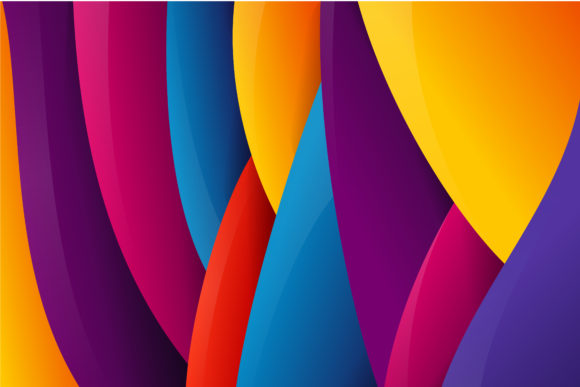
#> input picture Example.png, 580 x 387 px
$ python SciPyDelaunayRedux.py
#> lines starting #> are read from the running program, lines starting #| are printed output that depends on the picture
from scipy.spatial import Delaunay
import numpy as np
import random
from PIL import Image
from PIL import ImageDraw

class Triangles:
    def __init__(self, refImg, numPoints):
#> called with refImg = 'Example.png', numPoints = 200
        self.refImg = refImg
        self.refImg = Image.open(refImg)
#> self.refImg is the input picture: PIL image 580x387 RGB; mean R, G, B 140.3, 69.3, 80.6
        self.w, self.h = self.refImg.size
#> self.w = 580; self.h = 387

        # Create some points randomly
        self.p = self._initPoints(numPoints)

        # Triangluate them
        self.tri = Delaunay(self.p)

        # print("Points: ", self.p)                  # Generated points w/ numpy
        # print("DPoints: ", self.tri.points)        # Scipy.Delaunay's points, identical to above
        # print("Simplices: ", self.tri.simplices)   # Object's indexed indices from tri.points

        self.simplexPoints = self._getSimplexPoints(self.tri)

        # print(l)          # List of simplices
        # print(l[0])       # A simplex
        # print(l[0][0])    # A point

    def __exit__(self, exc_type, exc_val, exc_tb): # How do python destructors work again?
        self.refImg.close()

    def triangulateImage(self):
        with Image.new("RGB", self.refImg.size, (0,0,0)) as newImg:
#> newImg: PIL image 580x387 RGB; every value is 0
            draw = ImageDraw.Draw(newImg)
            self._drawPolygons(self.simplexPoints, draw)
#> the loop in _drawPolygons, `for simplex in points:` made 397 passes
#> color on passes 1 to 3: (13, 84, 146), (83, 51, 160), (48, 6, 54)
            newImg.save("Output.png", "BMP")
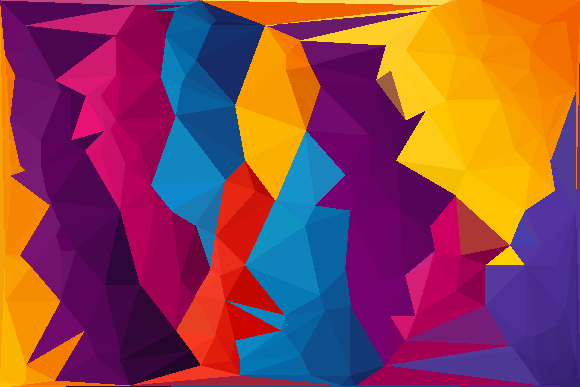
#> saved as Output.png: PIL image 580x387 RGB; mean R, G, B 139.2, 69.3, 80.7

    def _getSimplexPoints(self, triangle):  # Because the triangle object only stores indices for some reason
        return [(
            tuple(triangle.points[simplex[0]]),
            tuple(triangle.points[simplex[1]]),
            tuple(triangle.points[simplex[2]])
        ) for simplex in triangle.simplices]

    def _calculateTriangleCenter(self, simplex):
        return (
            (simplex[0][0] + simplex[1][0] + simplex[2][0]) / 3,
            (simplex[0][1] + simplex[1][1] + simplex[2][1]) / 3
        )

    def _drawPolygons(self, points, draw): #
        for simplex in points:
            centerPixel = self._calculateTriangleCenter(simplex)
            color = self.refImg.getpixel(centerPixel)
            draw.polygon(simplex, fill=color, outline=color)

    def _initPoints(self, num):
        p = np.array([[0, 0], [0, self.h], [self.w, 0], [self.w, self.h]])  # Includes 4 corners
        for i in range(num):  # Randomize the points on a plane
            x = random.choice(range(0, self.w, 5))
            y = random.choice(range(0, self.h, 5))
            p = np.vstack([p, [x, y]])
        return p

a = Triangles("Example.png", 200)
a.triangulateImage()

$ run again, with Valve.png copied over Example.png
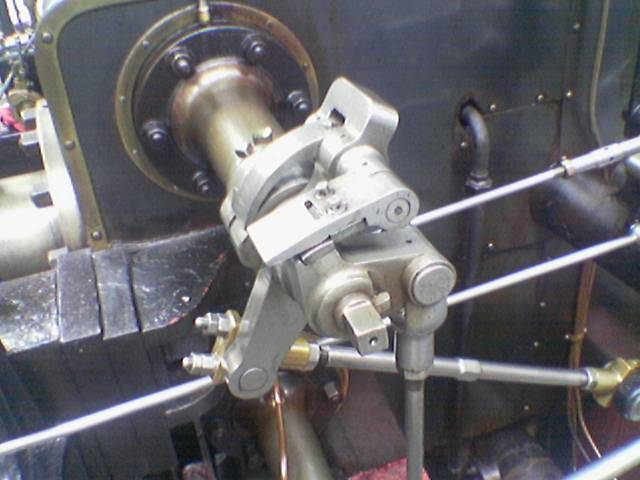
#> input picture Valve.png, 640 x 480 px
#> in __init__, self.refImg is the input picture: PIL image 640x480 RGB; mean R, G, B 106.3, 104.8, 108.9
#> newImg: PIL image 640x480 RGB; every value is 0
#> the loop in _drawPolygons, `for simplex in points:` made 393 passes
#> color on passes 1 to 3: (96, 94, 99), (87, 86, 100), (90, 92, 107)
#> in triangulateImage, `newImg.save("Output.png", "BMP")`:
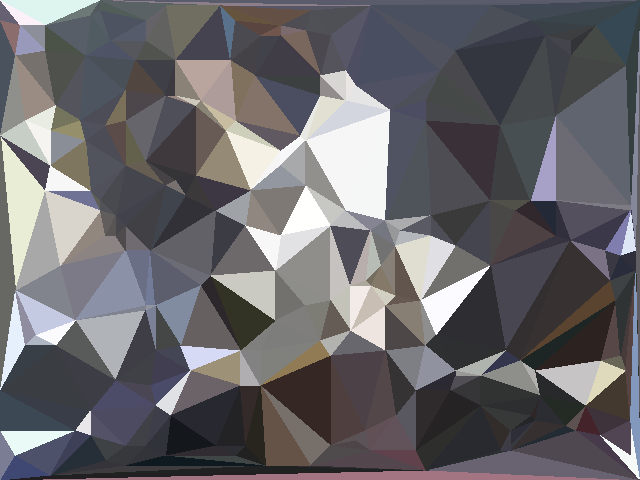
#> saved as Output.png: PIL image 640x480 RGB; mean R, G, B 104.7, 103.1, 107

$ run again, with FakeFace.jpg saved as Example.png
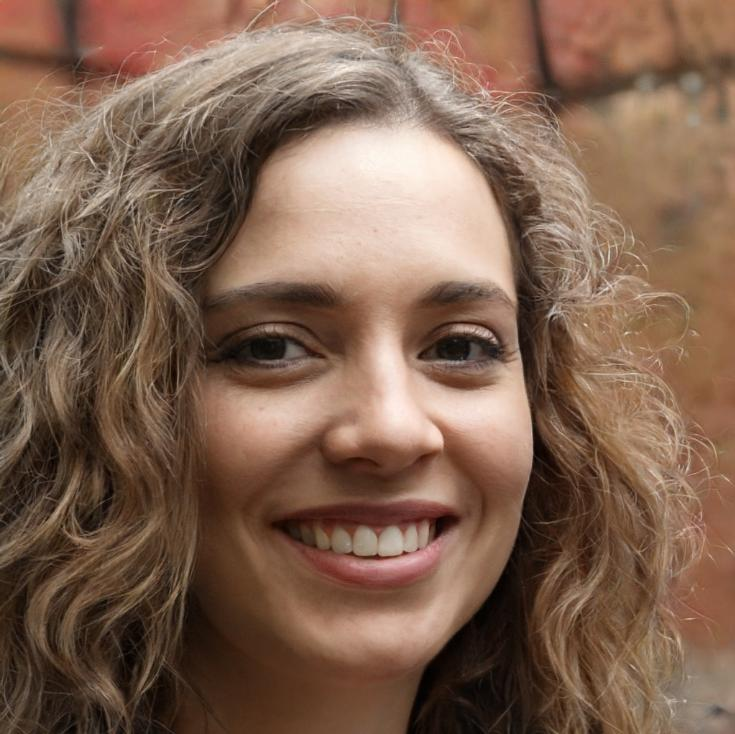
#> input picture FakeFace.jpg, 735 x 734 px
#> in __init__, self.refImg is the input picture: PIL image 735x734 RGB; mean R, G, B 127.3, 97.8, 79.4
#> newImg: PIL image 735x734 RGB; every value is 0
#> the loop in _drawPolygons, `for simplex in points:` made 397 passes
#> color on passes 1 to 3: (148, 99, 67), (147, 99, 76), (144, 100, 65)
#> in triangulateImage, `newImg.save("Output.png", "BMP")`:
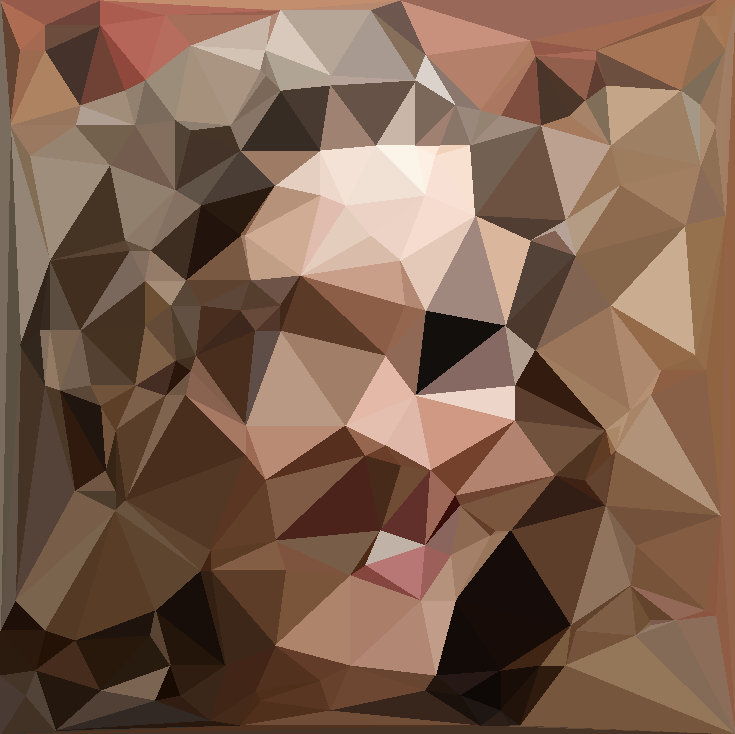
#> saved as Output.png: PIL image 735x734 RGB; mean R, G, B 126.8, 97.3, 79.1
